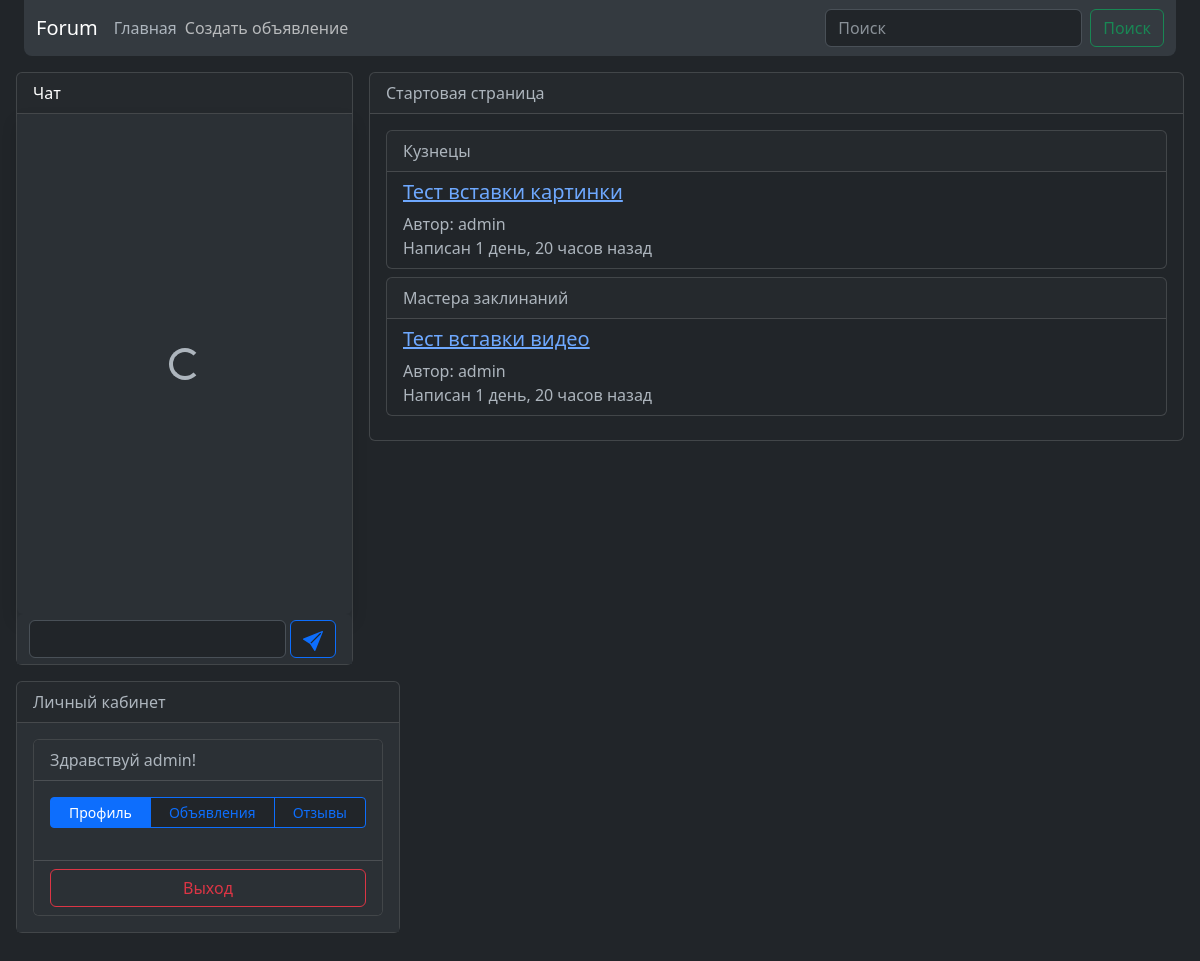
The app's page / (signed in) with its own data.
### announcement/models.py (models this page shows, shortened)
class Announcement(models.Model):
    author = models.ForeignKey(User, on_delete=models.CASCADE)
    title = models.CharField(max_length=255, null=False)
    text = models.CharField(max_length=555, null=False)
    date = models.DateTimeField(default=time)
    category = models.ForeignKey(Category, on_delete=models.CASCADE)
    class Meta:
        ordering = ('date', )

class Category(models.Model):
    name = models.CharField(max_length=50, null=False)

### main/views.py (the view)
# urls.py: path('', IndexView.as_view()),
class IndexView(ListView):
    model = Category
    template_name = 'index.html'
    def get_context_data(self, *, object_list=None, **kwargs):
        context = super().get_context_data(**kwargs)
        objects = Announcement.objects.all()[:10]
        cats = context['object_list']
        context['object_list'] = {}
        for cat in cats:
            context['object_list'][f'{cat.name}'] = []
            for obj in objects:
                if obj.category.name == cat.name:
                    context['object_list'][f'{cat.name}'].append(obj)
            if not context['object_list'][f'{cat.name}']:
                context['object_list'].pop(f'{cat.name}')
        return context

### templates/index.html
{% extends 'main.html' %}
{% block extra_head %}
{% load humanize %}
{% endblock %}
{% block body %}
<div class="card">
    <div class="card-header">Стартовая страница</div>
    <div class="card-body">
        {% for cat, objects in object_list.items %}
            <div class="card mb-2">
                <div class="card-header">{{ cat }}</div>
                <div class="group-list card-body py-2">
                    {% for obj in objects %}
                        <div class="group-list-item">
                            <a href="/announce/{{ obj.pk }}"><h5>{{ obj.title }}</h5></a>
                            Автор: {{ obj.author }}<br>
                            Написан {{ obj.date|timesince }} назад
                        </div>
                    {% endfor %}
                </div>
            </div>
        {% endfor %}
    </div>
</div>
{% endblock body %}

### templates/account/profile.html (shortened to what this page needs)
    <div class="card flex-nowrap">
      <div class="card-header">Личный кабинет</div>
      <div class="card-body bg-body-tertiary" id="login_window">
        {% if not request.user.is_authenticated %}
          <form class="form-control bg-body-tertiary" id="login_form">
          <label for="login_email">Логин или E-mail адрес</label>
          <input class="form-control" id="login_email" name="login" type="text" required>
          <div class="invalid-feedback" id="login_errors"></div>
          <label for="password">Пароль</label>
          <input class="form-control" id="password" name="password" type="password" required>
          <div class="form-check">
            <input class="form-check-input" id="remember" name="remember" type="checkbox">
            <label class="form-check-label" for="remember">Запомнить меня</label>
          </div>
          <button class="btn btn-outline-primary my-2" style="width: 223px" type="submit">Авторизация</button>
            <a class="btn btn-outline-primary" href="/accounts/google/login/?process=login">
                    <svg xmlns="http://www.w3.org/2000/svg" width="20" height="20" fill="currentColor" class="bi bi-google" viewBox="0 0 16 16">
                      <path d="M15.545 6.558a9.42 9.42 0 0 1 .139 1.626c0 2.434-.87 4.492-2.384 5.885h.002C11.978 15.292 10.158 16 8 16A8 8 0 1 1 8 0a7.689 7.689 0 0 1 5.352 2.082l-2.284 2.284A4.347 4.347 0 0 0 8 3.166c-2.087 0-3.86 1.408-4.492 3.304a4.792 4.792 0 0 0 0 3.063h.003c.635 1.893 2.405 3.301 4.492 3.301 1.078 0 2.004-.276 2.722-.764h-.003a3.702 3.702 0 0 0 1.599-2.431H8v-3.08h7.545z"/>
                    </svg>
                </a>
          <h6>Еще нет аккаунта? <a href="{% url 'account_signup' %}">Регистрация</a></h6>
          <div class="alert alert-danger d-none" id="errors" role="alert"></div>
        </form>
       {% else %}
          <div class="card">
          <div class="card-header bg-body-tertiary">Здравствуй {{ request.user.username }}!</div>
          <div class="card-body bg-body-tertiary">
            <div class="d-flex flex-row mb-3 btn-group bg-body" role="group">
              <button class="btn btn-outline-primary btn-sm" id="profile_btn">Профиль</button>
              <button class="btn btn-outline-primary btn-sm" id="announce_btn">Объявления</button>
              <button class="btn btn-outline-primary btn-sm" id="reply_btn">Отзывы</button>
            </div>
          </div>
          <div class="card-footer d-grid gap-2 bg-body-tertiary">
            <button class="btn btn-outline-danger" id="logout_form">Выход</button>
          </div>
          </div>
       {% endif %}
      </div>
    </div>

### records on screen
Announcement: name "Кузнецы", title "Тест вставки картинки", author "admin", date "1 день, 20 часов"
Announcement: name "Мастера заклинаний", title "Тест вставки видео", author "admin", date "1 день, 20 часов"

### other values on screen
{{ request.user.username }} "admin"
